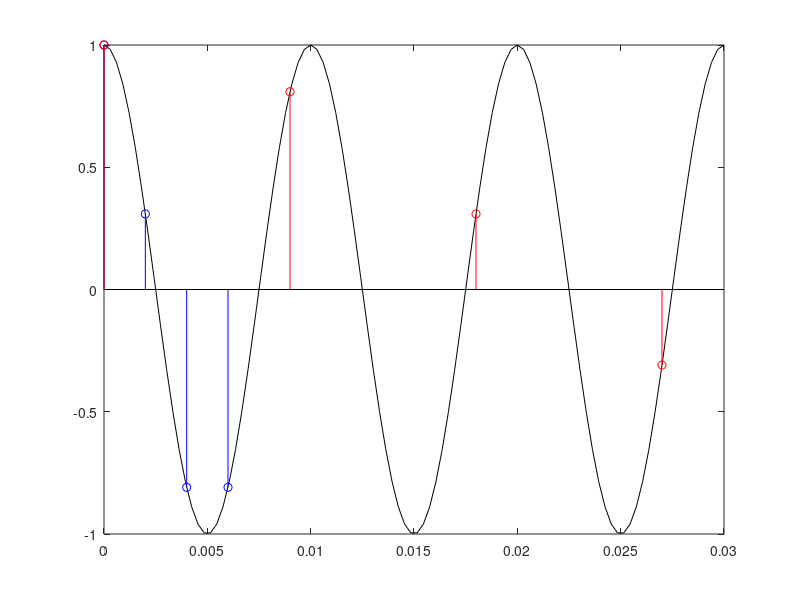
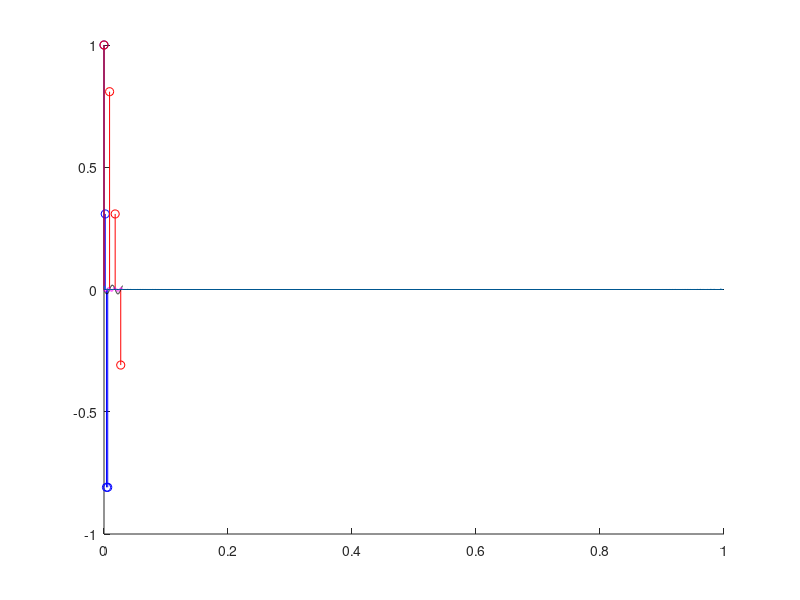
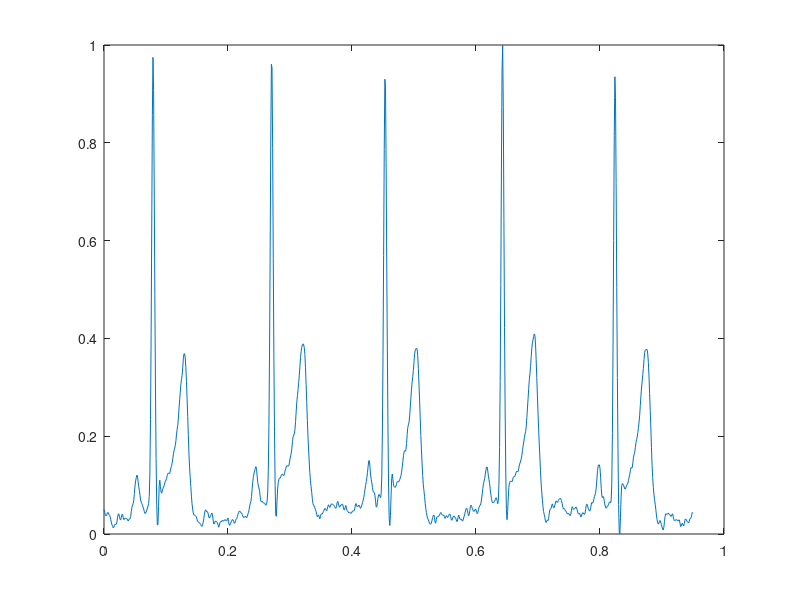

The MATLAB script that drew these images, in order: (Note: this script raises an error after producing the figures.)
%% Question 1
% a.)cos(200πt)
x = linspace(0,3/100);
fx = cos(200*pi*x);
plot(x,fx,"black")
hold on
% b.)
Ts = 0.002;
fs = 1/Ts;
x2 = 0:Ts:3/fs;
fx2 = cos(200*pi*x2);
stem(x2,fx2,"o blue")
% c.)
Ts2 = 0.009;
fs2 = 1/Ts2;
x3 = 0:Ts2:3/fs2;
fx3 = cos(200*pi*x3);
stem(x3,fx3,"o red")
hold off
%% Question 2
% a.)
figure
hold on
Ts = 0.002;
fs = 1/Ts;
x2 = 0:Ts:3/fs;
fx2 = cos(200*pi*x2);
stem(x2,fx2,"o blue")
Ts2 = 0.009;
fs2 = 1/Ts2;
x3 = 0:Ts2:3/fs2;
fx3 = cos(200*pi*x3);
stem(x3,fx3,"o red")
% b.)
treconstructed = linspace(0,3/100,1000);
y = zeros(size(treconstructed));
fy = fs2/2; %fy = 55.56 Hz
n2 = 0:length(x3)-1;
for n = n2
y = y + x3(n+1)*sin(2*pi*fy*(treconstructed-n*Ts2));
end
plot(treconstructed, y, 'black')
% c.)
treconstructed2 = linspace(0,3/100,1000);
y2 = zeros(size(treconstructed2));
fy2 = 100;
n2 = 0:length(x2)-1;
for n = n2
    y2 = y2 + x2(n+1)*sin(2*pi*fy2*(treconstructed2-n*Ts));
end
plot(treconstructed2, y2, 'magenta')
% d.) The signal can't be reconstructed acurrately because it is under
% sampled.
%% Question 3
% a.)
load ECG1.mat
% b.)
N = length(ecg);
ECG = fft(ecg(:,2))/N;
f = (0:N-1)/N;
P = abs(ECG).^2;
plot(f, P);
% c.)
t = (0:1/1000:1);
t = t(:,1:950)';
noise1 = 2*cos(2*pi*300*t);
noise2 = 2*cos(2*pi*2.5*t);
ECGwithnoise = ecg(:,2) + noise1 + noise2;
% d.)
figure
plot(t, ecg(:,2))
hold on
plot(t, ecg_noise)
legend('ECG', 'Noisy ECG')
hold off
% e.)
ECGwithnoise= fft(ecg_noise);
n_noise = length(ECGwithnoise);
f_noise = (0:n_noise-1)*(Fs/n);
power_noise = abs(ECGwithnoise).^2/n_noise;
figure
subplot(2,1,1)
plot(f,power)
xlabel('Frequency');
ylabel('Power');
title('Original ECG');

subplot(2,1,2)
plot(f_noise,power_noise,'r')
xlabel('Frequency');
ylabel('Power');
title('Noisy ECG'); 
% f.)
Wn = 0.4;
N = 300;
a = fir1(N,Wn);
filteredsignal = filtfilt(a,1,ecg_noise);
% g.)
figure
plot(t,filteredsignal)
xlabel('Time')
ylabel('Amplitude')
title('Noisy ECG after low-pass')
% h.)
Wn2 = 0.015;
N2 = 300;
a2 = fir1(N2,Wn2,'high');
filteredsignal2 = filtfilt(a2,1,filteredsignal);
% i.)
figure
plot(t,filteredsignal2)
xlabel('Time')
ylabel('Amplitude')
title('Noisy ECG after low-pass and high-pass')
hold on
plot(t, ecg(:,2))
legend('Filtered','Original')